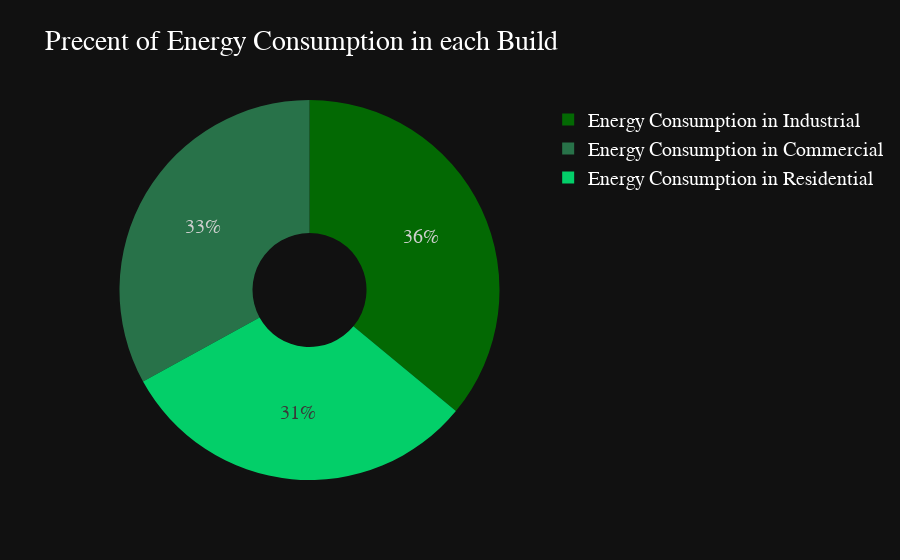

Notebook cell for this chart:
### Code cell
#pie chart 
pie1 = px.pie(df_pie_precent,values='Precent',color='Building Type',names='Building Type',color_discrete_map={'Energy Consumption in Industrial' : 'green','Energy Consumption in Commercial' : 'seagreen','Energy Consumption in Residential' : 'springgreen'},
              template  = 'plotly_dark',opacity = 0.8 ,hole = 0.3,title = 'Precent of Energy Consumption in each Build')
pie1.update_layout(autosize = True , font =dict(family="Roman",size=20,color="white")
)
pie1.show()
pie1.write_html("B:\\2.html")

### Figure 1 — Plotly figure (JSON) as saved in the notebook; plotly's stock layout.template omitted (floating-point values rounded to 4 significant figures)
{"data": [{"customdata": [["Energy Consumption in Residential"], ["Energy Consumption in Commercial"], ["Energy Consumption in Industrial"]], "domain": {"x": [0, 1], "y": [0, 1]}, "hole": 0.3, "hovertemplate": "Building Type=%{customdata[0]}<br>Precent=%{value}<extra></extra>", "labels": ["Energy Consumption in Residential", "Energy Consumption in Commercial", "Energy Consumption in Industrial"], "legendgroup": "", "marker": {"colors": ["springgreen", "seagreen", "green"]}, "name": "", "opacity": 0.8, "showlegend": true, "values": [31, 33, 36], "type": "pie"}], "layout": {"legend": {"tracegroupgap": 0}, "title": {"text": "Precent of Energy Consumption in each Build"}, "font": {"family": "Roman", "size": 20, "color": "white"}, "autosize": true}}
